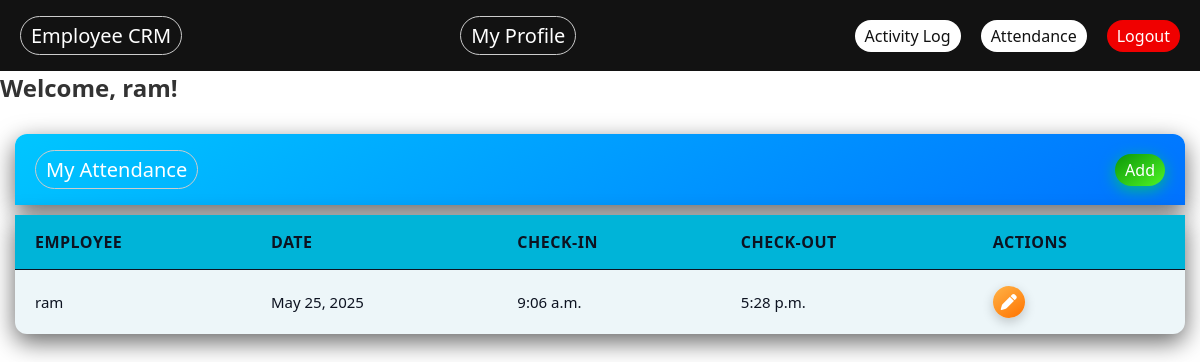
Screenshot of /my-attendance/ (signed in) with the database file from the repository.
### myapp/models.py (models this page shows, shortened)
class Attendance(models.Model):
    employee = models.ForeignKey(Employee, on_delete=models.CASCADE)
    date = models.DateField(default=timezone.now)
    check_in = models.TimeField(null=True, blank=True)
    check_out = models.TimeField(null=True, blank=True)
    class Meta:
        unique_together = ('employee', 'date')

class Employee(models.Model):
    user = models.OneToOneField(User, on_delete=models.CASCADE, null=True, blank=True)  # Link to Django user
    name = models.CharField(max_length=100)
    email = models.EmailField(unique=True)
    contact = models.CharField(max_length=15)
    department = models.CharField(max_length=100, choices=[
    ('IT', 'IT'),('HR', 'HR'),('Sales', 'Sales'),('Finance', 'Finance'),
    ])
    role = models.CharField(max_length=100, choices=[
    ('Software Engineer', 'Software Engineer'),
    ('HR Manager', 'HR Manager'),
    ('Sales Executive', 'Sales Executive'),
    ('Accountant', 'Accountant'),
    ])
    join_date = models.DateField()
    image = models.ImageField(upload_to='employee_images/', blank=True, null=True)

### myapp/views.py (the view)
# urls.py: path('my-attendance/', views.employee_attendance_list, name='employee_attendance_list'),
@login_required
def employee_attendance_list(request):
    employee = Employee.objects.get(user=request.user)
    attendances = Attendance.objects.filter(employee=employee).order_by('-date')
    return render(request, 'employee_attendance.html', {'attendances': attendances})

### templates/employee_attendance.html (shortened to what this page needs)
{% extends "base.html" %}
{% block content %}
<div class="main-section">
    <div class="nav-section home-nav">
        <a href="#" class="nav-title btn">My Attendance</a>
        <div class="nav-links">
            {% if request.user.is_superuser or request.user.groups.first.name == "Admin" or request.user.groups.first.name == "HR Manager" %}
            <a href="{% url 'add_attendance' %}" class="btn add-button">Add</a>
            {% endif %}
        </div>
    </div>
    {% if attendances %}
    <table>
        <thead>
            <tr>
                <th>Employee</th>
                <th>Date</th>
                <th>Check-in</th>
                <th>Check-out</th>
                <th>Actions</th>
            </tr>
        </thead>
        <tbody>
            {% for record in attendances %}
            <tr>
                <td>{{ record.employee.name }}</td>
                <td>{{ record.date }}</td>
                <td>{{ record.check_in}}</td>
                <td>{{ record.check_out}}</td>
                <td>
                    <div class="icons-section">
                        <a href="{% url 'edit_attendance' record.id %}">
                            <div class="icon-container edit">
                                <button class="icon-button edit"><i class="fas fa-pen"></i></button>
                            </div>
                        </a>
                    </div>
                </td>
            </tr>
        {% endfor %}
        </tbody>
    </table>
    {% endif %}
</div>
{% endblock %}

### templates/base.html (shortened to what this page needs)
{% load static %}
<!DOCTYPE html>
<html lang="en">
<head>
    <link href="https://cdnjs.cloudflare.com/ajax/libs/font-awesome/6.5.0/css/all.min.css" rel="stylesheet"/>
    <link rel="stylesheet" href="{% static 'css/employe.css' %}">
</head>
<body>
    <div class="nav-section">
        {% if request.user.is_superuser or request.user.groups.first.name == "Admin" or request.user.groups.first.name == "HR Manager" %}
        <a href="{% url 'employee_list' %}" class="nav-title btn">Employee CRM</a>
        {% endif %}
        <a href="{% url 'employee_profile' %}" class="nav-title btn">My Profile</a>
        <div class="nav-links">
            {% if request.user.is_superuser or request.user.groups.first.name == "Admin" or request.user.groups.first.name == "HR Manager" %}
            <a href="{% url 'activity_log' %}" class="btn login">Activity Log</a>
            <a href="{% url 'attendance_list' %}" class="btn login">Attendance</a>
            {% endif %}
            {% if user.is_authenticated %}
            <a href="{% url 'logout' %}" class="btn logout">Logout</a>
            {% else %}
            <a href="{% url 'login' %}" class="btn login">Login</a>
            <a href="{% url 'signup' %}" class="btn signup">Sign Up</a>
            {% endif %}
        </div>
    </div>
    <h2>Welcome, {{user.username}}!</h2>
    <div>{% block content %} {% endblock %}</div>
</body>
</html>

### static/css/employe.css (style rules this page uses)
* { padding: 0; margin: 0; box-sizing: border-box; font-family: 'Segoe UI', sans-serif; }
a { text-decoration: none; color: #fff; }
h2 { color: #333; margin-bottom: 20px; }
button, .btn { padding: 5px 10px; font-size: 16px; border: none; border-radius: 25px; cursor: pointer; }
.nav-section { width: 100%; padding: 16px 20px; background: #121212; display: flex; justify-content: space-between; align-items: center; }
.nav-title { font-size: 20px; border: 1px solid #ccc; }
.nav-links { display: flex; gap: 20px; }
.nav-links .login { background-color: #fff; color: #121212; }
.nav-links .logout { background-color: #f00000; }
.main-section { padding: 10px 15px; display: flex; justify-content: center; align-items: center; flex-direction: column; }
.home-nav { border-radius: 12px 12px 0px 0px; background: linear-gradient(145deg, #00c6ff, #0072ff); box-shadow: 0 8px 24px rgba(0, 0, 0, 0.6); }
.home-nav .add-button { background: linear-gradient(145deg, #0c9707, #4ff526); box-shadow: 0 4px 15px rgba(0, 255, 0, 0.5); }
table { border-collapse: collapse; width: 100%; background: #edf6f9; color: #0d1321; box-shadow: 0 8px 24px rgba(0, 0, 0, 0.6); border-radius: 0px 0px 12px 12px; overflow: hidden; margin-top: 10px; }
th, td { padding: 16px 20px; text-align: left; border-bottom: 1px solid #0d1321; }
th { background: #00b4d8; font-size: 16px; font-weight: 600; letter-spacing: 0.5px; text-transform: uppercase; }
td { font-size: 15px; }
tr:last-child td { border-bottom: none; }
.icons-section { display: flex; justify-content: flex-start; align-items: center; height: 100%; gap: 10px; font-family: 'Segoe UI', sans-serif; }
.icon-container { position: relative; }
.icon-button { width: 32px; height: 32px; border: none; border-radius: 50%; background: #222; color: white; font-size: 16px; cursor: pointer; display: flex; align-items: center; justify-content: center; transition: all 0.3s ease; position: relative; box-shadow: 0 4px 12px rgba(0,0,0,0.2); }
.icon-button.edit { background: linear-gradient(145deg, #ffb347, #ff7300); }

### rows the page displays
Attendance: employee.name "ram", date "May 25, 2025", check_in "9:06 a.m.", check_out "5:28 p.m."

### other values shown
{{ user.username }} "ram"
